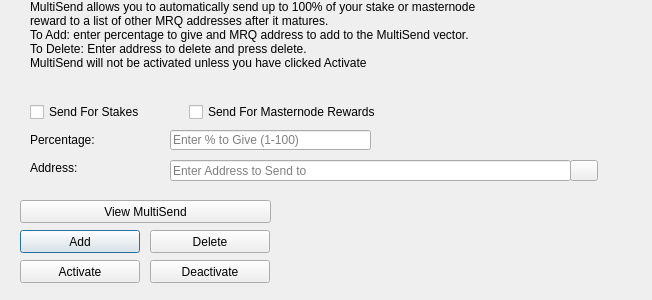
<?xml version="1.0" encoding="UTF-8"?>
<ui version="4.0">
 <class>MultiSendDialog</class>
 <widget class="QDialog" name="MultiSendDialog">
  <property name="windowModality">
   <enum>Qt::NonModal</enum>
  </property>
  <property name="geometry">
   <rect>
    <x>0</x>
    <y>0</y>
    <width>652</width>
    <height>300</height>
   </rect>
  </property>
  <property name="windowTitle">
   <string>MultiSend</string>
  </property>
  <widget class="QLineEdit" name="multiSendPercentEdit">
   <property name="geometry">
    <rect>
     <x>170</x>
     <y>130</y>
     <width>201</width>
     <height>20</height>
    </rect>
   </property>
   <property name="toolTip">
    <string>Enter whole numbers 1 - 100</string>
   </property>
   <property name="placeholderText">
    <string>Enter % to Give (1-100)</string>
   </property>
  </widget>
  <widget class="QLineEdit" name="multiSendAddressEdit">
   <property name="geometry">
    <rect>
     <x>170</x>
     <y>160</y>
     <width>401</width>
     <height>21</height>
    </rect>
   </property>
   <property name="toolTip">
    <string/>
   </property>
   <property name="placeholderText">
    <string>Enter Address to Send to</string>
   </property>
  </widget>
  <widget class="QLabel" name="label_2">
   <property name="geometry">
    <rect>
     <x>30</x>
     <y>0</y>
     <width>451</width>
     <height>121</height>
    </rect>
   </property>
   <property name="lineWidth">
    <number>1</number>
   </property>
   <property name="text">
    <string>MultiSend allows you to automatically send up to 100% of your stake or masternode reward to a list of other MRQ addresses after it matures.
To Add: enter percentage to give and MRQ address to add to the MultiSend vector.
To Delete: Enter address to delete and press delete.
MultiSend will not be activated unless you have clicked Activate</string>
   </property>
   <property name="alignment">
    <set>Qt::AlignLeading|Qt::AlignLeft|Qt::AlignTop</set>
   </property>
   <property name="wordWrap">
    <bool>true</bool>
   </property>
  </widget>
  <widget class="QLabel" name="message">
   <property name="geometry">
    <rect>
     <x>290</x>
     <y>200</y>
     <width>351</width>
     <height>91</height>
    </rect>
   </property>
   <property name="text">
    <string/>
   </property>
  </widget>
  <widget class="QPushButton" name="addButton">
   <property name="geometry">
    <rect>
     <x>20</x>
     <y>230</y>
     <width>120</width>
     <height>23</height>
    </rect>
   </property>
   <property name="toolTip">
    <string/>
   </property>
   <property name="statusTip">
    <string>Add to MultiSend Vector</string>
   </property>
   <property name="text">
    <string>Add</string>
   </property>
  </widget>
  <widget class="QPushButton" name="disableButton">
   <property name="geometry">
    <rect>
     <x>150</x>
     <y>260</y>
     <width>120</width>
     <height>23</height>
    </rect>
   </property>
   <property name="statusTip">
    <string>Deactivate MultiSend</string>
   </property>
   <property name="text">
    <string>Deactivate</string>
   </property>
  </widget>
  <widget class="QPushButton" name="addressBookButton">
   <property name="geometry">
    <rect>
     <x>570</x>
     <y>160</y>
     <width>28</width>
     <height>21</height>
    </rect>
   </property>
   <property name="toolTip">
    <string>Choose an address from the address book</string>
   </property>
   <property name="text">
    <string/>
   </property>
   <property name="icon">
    <iconset resource="../BSG.qrc">
     <normaloff>:/icons/address-book</normaloff>:/icons/address-book</iconset>
   </property>
   <property name="shortcut">
    <string>Alt+A</string>
   </property>
   <property name="autoDefault">
    <bool>false</bool>
   </property>
  </widget>
  <widget class="QLabel" name="label">
   <property name="geometry">
    <rect>
     <x>30</x>
     <y>130</y>
     <width>121</width>
     <height>20</height>
    </rect>
   </property>
   <property name="toolTip">
    <string>Percentage of stake to send</string>
   </property>
   <property name="text">
    <string>Percentage:</string>
   </property>
  </widget>
  <widget class="QLabel" name="label_5">
   <property name="geometry">
    <rect>
     <x>30</x>
     <y>160</y>
     <width>111</width>
     <height>16</height>
    </rect>
   </property>
   <property name="toolTip">
    <string>Address to send portion of stake to</string>
   </property>
   <property name="text">
    <string>Address:</string>
   </property>
  </widget>
  <widget class="QPushButton" name="deleteButton">
   <property name="geometry">
    <rect>
     <x>150</x>
     <y>230</y>
     <width>120</width>
     <height>23</height>
    </rect>
   </property>
   <property name="toolTip">
    <string/>
   </property>
   <property name="statusTip">
    <string>Delete Address From MultiSend Vector</string>
   </property>
   <property name="text">
    <string>Delete</string>
   </property>
  </widget>
  <widget class="QPushButton" name="activateButton">
   <property name="geometry">
    <rect>
     <x>20</x>
     <y>260</y>
     <width>120</width>
     <height>23</height>
    </rect>
   </property>
   <property name="statusTip">
    <string>Activate MultiSend</string>
   </property>
   <property name="text">
    <string>Activate</string>
   </property>
  </widget>
  <widget class="QPushButton" name="viewButton">
   <property name="geometry">
    <rect>
     <x>20</x>
     <y>200</y>
     <width>251</width>
     <height>23</height>
    </rect>
   </property>
   <property name="toolTip">
    <string/>
   </property>
   <property name="statusTip">
    <string>View MultiSend Vector</string>
   </property>
   <property name="text">
    <string>View MultiSend</string>
   </property>
  </widget>
  <widget class="QWidget" name="horizontalLayoutWidget">
   <property name="geometry">
    <rect>
     <x>30</x>
     <y>100</y>
     <width>351</width>
     <height>24</height>
    </rect>
   </property>
   <layout class="QHBoxLayout" name="horizontalLayout">
    <item>
     <widget class="QCheckBox" name="multiSendStakeCheckBox">
      <property name="text">
       <string>Send For Stakes</string>
      </property>
     </widget>
    </item>
    <item>
     <widget class="QCheckBox" name="multiSendMasternodeCheckBox">
      <property name="text">
       <string>Send For Masternode Rewards</string>
      </property>
     </widget>
    </item>
   </layout>
  </widget>
 </widget>
 <resources>
  <include location="../BSG.qrc"/>
 </resources>
 <connections/>
</ui>
